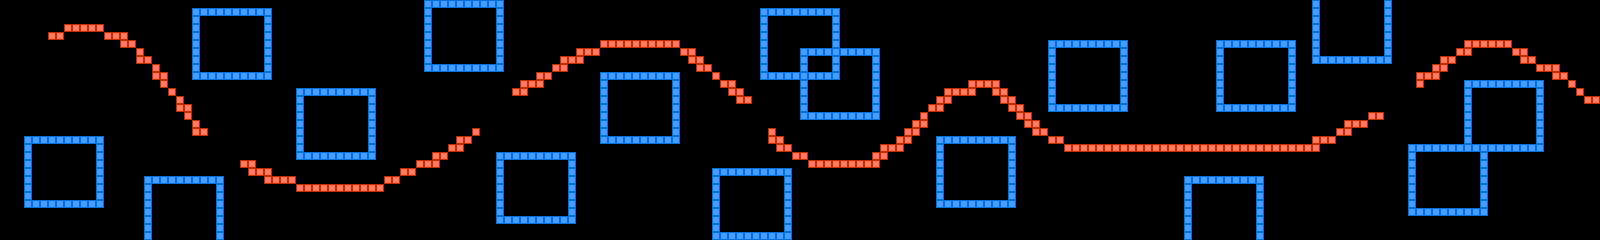

This is a level from a 2D game, rendered from its Tiled map with the project's own tilesets. A one-line summary and the map file follow, with tile-layer data summarised:
An orthogonal 200x30 tile map with 8x8 px tiles, 1 tile layer (layer).

<map version="1.0" orientation="orthogonal" width="200" height="30" tilewidth="8" tileheight="8">
 <tileset firstgid="1" name="chip" tilewidth="8" tileheight="8">
  <image source="chip.png" width="128" height="128" />
 </tileset>
 <layer name="layer" width="200" height="30">
  <properties>
   <property name="object" value="true" />
  </properties>
  <data>[6000 cells, 767 non-empty, 2 distinct tile ids]</data>
 </layer>
</map>
